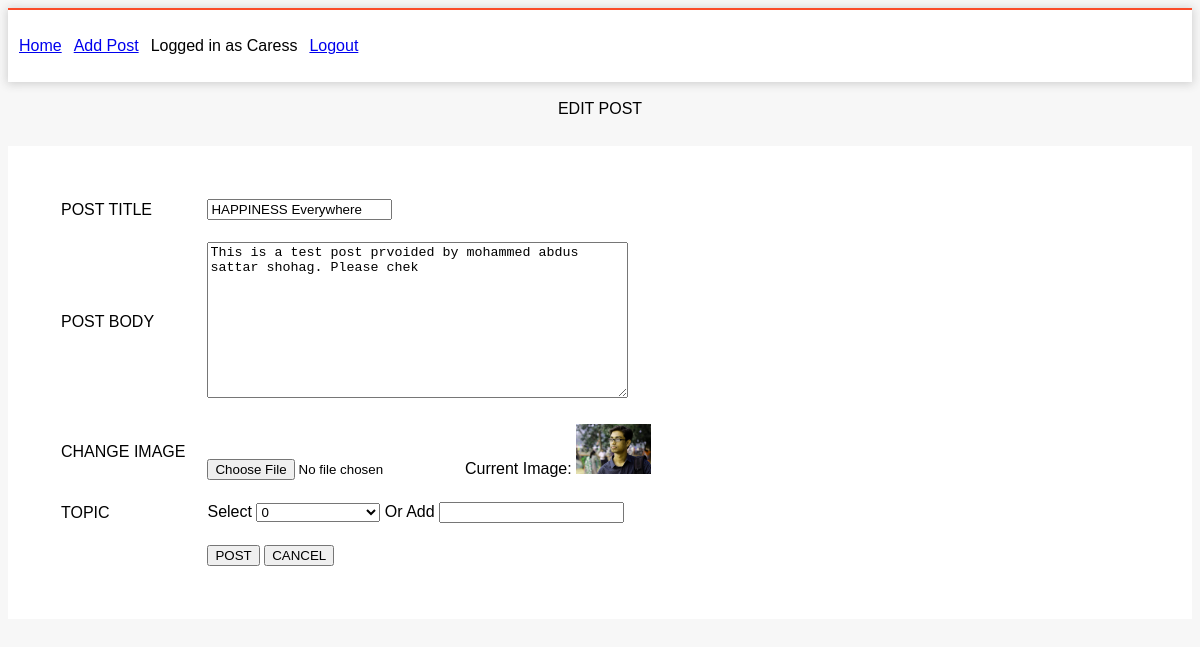
The app's page /editThread.php?tid=4&redir=index.php (signed in) with its own data.
### tables this page shows
CREATE TABLE `threads` (
  `id` int(11) NOT NULL,
  `title` varchar(50) NOT NULL,
  `body` text NOT NULL,
  `image` varchar(50) NOT NULL,
  `poster_id` int(11) NOT NULL,
  `topic_id` varchar(50) NOT NULL,
  `updated_at` timestamp NOT NULL DEFAULT CURRENT_TIMESTAMP ON UPDATE CURRENT_TIMESTAMP,
  `inserted_at` timestamp NOT NULL DEFAULT CURRENT_TIMESTAMP,
  `edited` int(11) NOT NULL DEFAULT '0'
);

### control/control.php (called while the page is built, shortened)
<?php
class control
{
     private function connect()
    {
        $dbhost = "localhost";
        $dbname ="assignment_db";
        $dbuser ="root";
        $dbpass = "";
        $con = new PDO('mysql:host='.$dbhost.';dbname='.$dbname , $dbuser, $dbpass);
        return $con;
    }
    public function getTopics()
    {
        $con = $this->connect();
        $query = "SELECT * FROM topics WHERE 1";
        $result = $con->prepare($query);
        $result->execute();
        $data = $result->fetchAll(PDO::FETCH_ASSOC);
        return $data;
    }
    public function getSingleThread($id)
    {
        $con = $this->connect();
        $queryThread = "SELECT threads.*, users.username FROM threads, users WHERE threads.id = $id AND users.id = threads.poster_id";
        $queryComment = "SELECT comments.*, users.username FROM comments, users WHERE comments.thread_id = $id AND users.id = comments.commenter_id ORDER BY comments.id";
        $resultThread = $con->prepare($queryThread);
        $resultComment =$con->prepare($queryComment);
        $resultThread->execute();
        $resultComment->execute();
        $dataThread = $resultThread->fetchAll(PDO::FETCH_ASSOC);
        $dataComment = $resultComment->fetchAll(PDO::FETCH_ASSOC);
        $data = array($dataThread[0], $dataComment);
        return $data;
    }
}

### editThread.php (the view, shortened to what this page needs)
<?php
include "header.php";
if(isset($_GET['redir'])) $loc= $_GET['redir']; else $loc = 'index.php';
$id = $_GET['tid'];
$data = $control->getSingleThread($id);
$thread = $data[0];
if($thread['image'] == "1") $imgSrc = "default.jpg"; else $imgSrc = $thread['image'];
$topics = $control->getTopics();
?>
<br><center><?php if(isset($msg)) echo $msg; else echo "EDIT POST"; ?></center><br>
<div class="wthree" style="margin-top: 10px; min-height: 100px">
    <form name="newpost" action="" method="post" enctype="multipart/form-data">
        <table cellspacing="20px">
            <tr>
                <td><label>POST TITLE</label></td>
                <td><input name="title" type="text" placeholder="Post Title" required="" value="<?php echo $thread['title'] ?>"></td>
            </tr>
            <tr>
                <td><label>POST BODY</label></td>
                <td><textarea name="body" rows="10" cols="50" required><?php echo $thread['body'] ?></textarea></td>
            </tr>
            <tr>
                <td><label>CHANGE IMAGE</label></td>
                <td><input type="file" name="upload_img"> <label>Current Image: <img height="50px" src="images/posts/<?php echo $imgSrc ?>"><input type="hidden" name="prev_img" value="<?php echo $imgSrc ?>"></label></td>
            </tr>
            <tr>
                <td><label>TOPIC</label></td>
                <td>Select
                    <select name="sel_topic">
                        <?php foreach($topics as $t)
                        {
                            if($thread['topic_id'] == $t['topic_name'])
                                echo "<option value='".$t['topic_name']."' selected>".$t['topic_name']."</option>";
                            else
                                echo "<option value='".$t['topic_name']."' >".$t['topic_name']."</option>";
                        }?>
                    </select>
                    Or Add
                    <input type="text" name="add_topic">
                </td>
            </tr>
            <tr>
                <td></td>
                <td><button type="submit" name="submit_post">POST</button> <a href="<?php echo $loc; ?>"><button type="button" name="cancel">CANCEL</button></a> </td>
            </tr>
        </table>
    </form>
</div>
</body>
</html>

### css/style.css (style rules this page uses)
html, body { font-family: 'Raleway', arial; font-size: 100%; background: #f7f7f7; }
body a,.grid_1,plan_1,plan_1.one,plan_1.two,i.icon1, i.icon2, i.icon3, i.icon4, i.icon5, i.icon6 { transition:0.5s all; -webkit-transition:0.5s all; -moz-transition:0.5s all; -o-transition:0.5s all; -ms-transition:0.5s all; }
label { margin:0; }
.wthree { margin-bottom: 2em; background: #fff; padding: 2em 2em; }

### records on screen
threads: title "HAPPINESS Everywhere", body "This is a test post prvoided by mohammed abdus sattar shohag. Please chek", image (picture)

### other values on screen
$_SESSION['auth']['username'] "Caress"
form field sel_topic "0"
